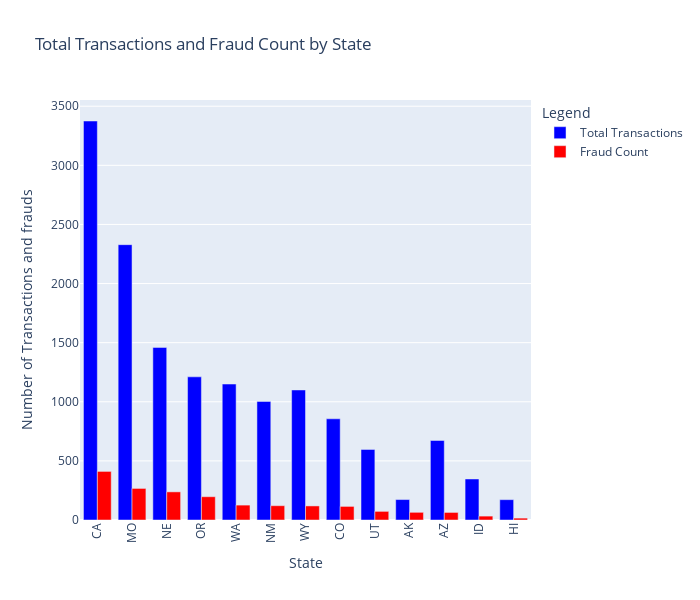

Notebook cell for this chart:
### Code cell
# Creating bar graph
fig = go.Figure()
# Adding total transactions bar
fig.add_trace(go.Bar(x=sorted_df['state'], y=sorted_df['total_transactions'], name='Total Transactions', marker_color='blue'))
# Adding fraud count bar
fig.add_trace(go.Bar(x=sorted_df['state'], y=sorted_df['fraud_count'], name='Fraud Count', marker_color='red'))
# Customizing the layout
fig.update_layout(
    barmode='group', xaxis_tickangle=-90, title='Total Transactions and Fraud Count by State',
    xaxis_title='State', yaxis_title='Number of Transactions and frauds', legend_title='Legend', height=600, width=700
)
# Displaying the plot
fig.show()

### Figure 1 — Plotly figure (JSON) as saved in the notebook; plotly's stock layout.template omitted (floating-point values rounded to 4 significant figures)
{"data": [{"marker": {"color": "blue"}, "name": "Total Transactions", "type": "bar", "x": ["CA", "MO", "NE", "OR", "WA", "NM", "WY", "CO", "UT", "AK", "AZ", "ID", "HI"], "y": [3375, 2329, 1460, 1211, 1150, 1003, 1100, 856, 597, 173, 673, 347, 172]}, {"marker": {"color": "red"}, "name": "Fraud Count", "type": "bar", "x": ["CA", "MO", "NE", "OR", "WA", "NM", "WY", "CO", "UT", "AK", "AZ", "ID", "HI"], "y": [411, 267, 238, 197, 126, 121, 119, 115, 73, 65, 64, 33, 16]}], "layout": {"barmode": "group", "height": 600, "legend": {"title": {"text": "Legend"}}, "title": {"text": "Total Transactions and Fraud Count by State"}, "width": 700, "xaxis": {"tickangle": -90, "title": {"text": "State"}}, "yaxis": {"title": {"text": "Number of Transactions and frauds"}}}}
